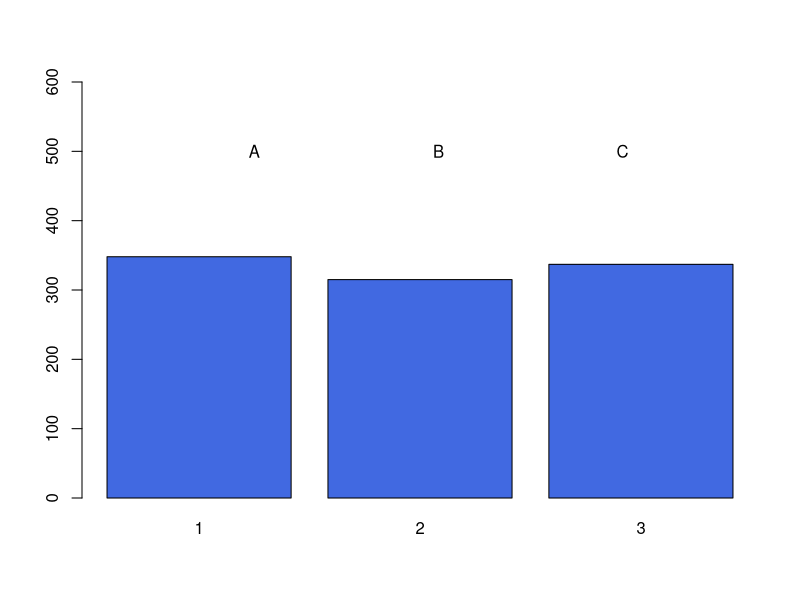
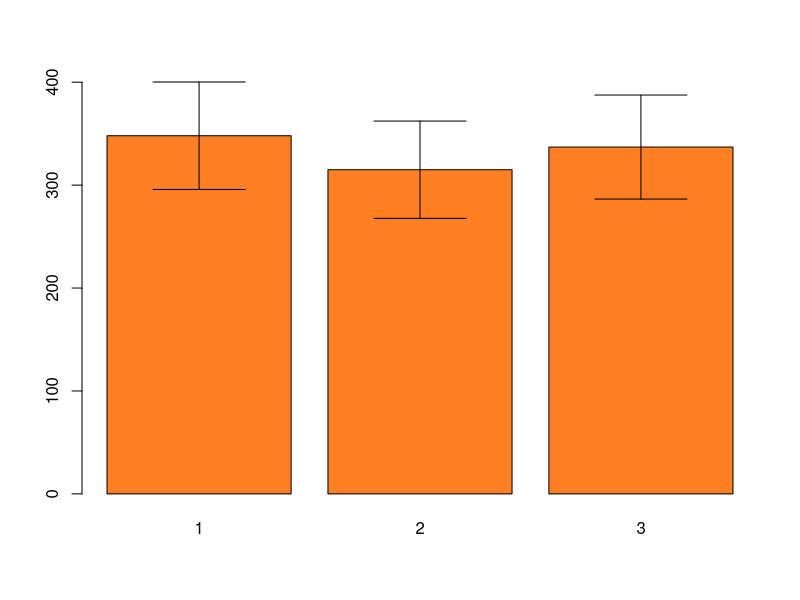
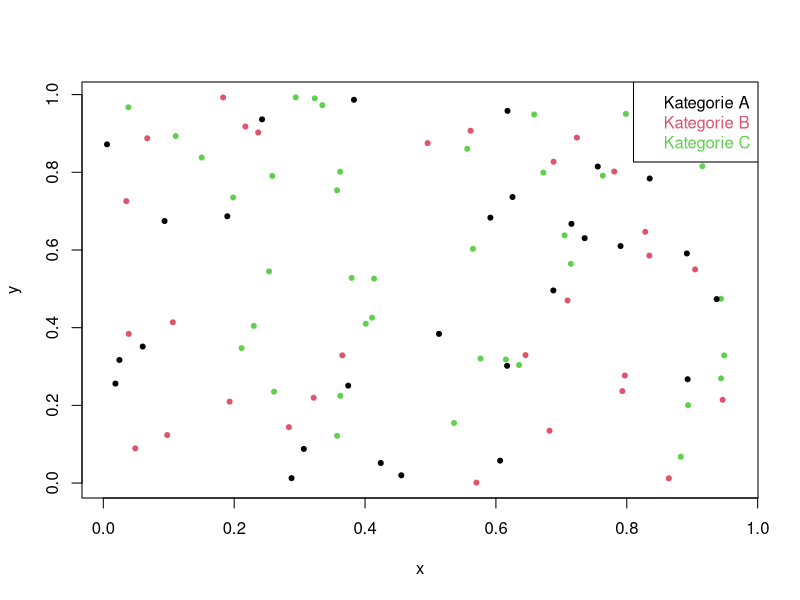
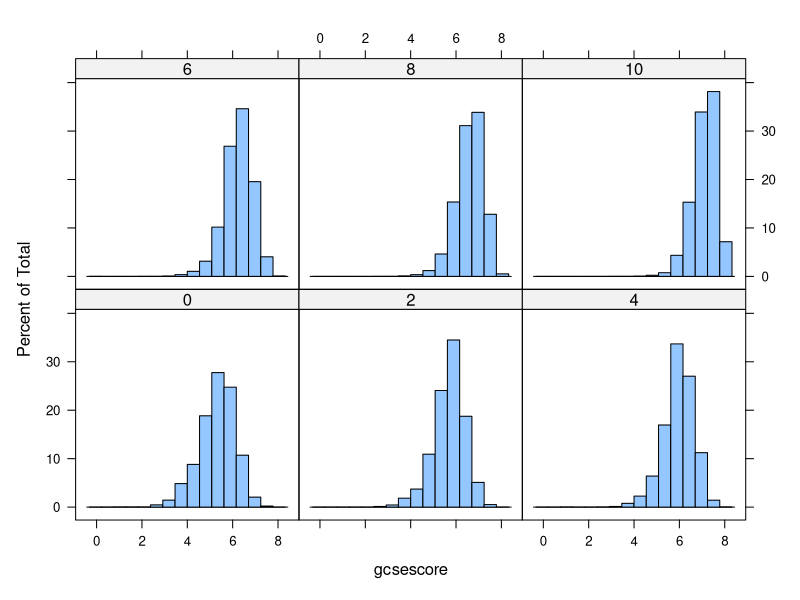
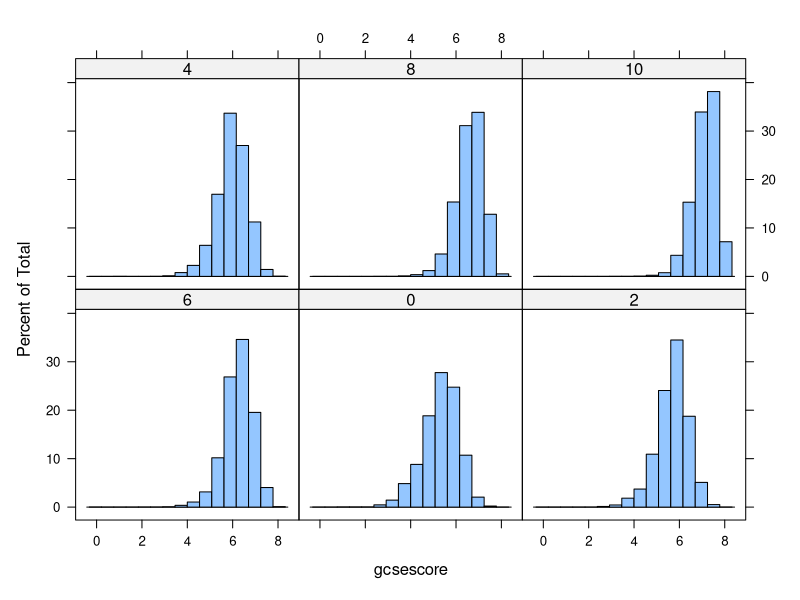

These charts were generated, in order, by the following R code:
## ---- chunk 1
knitr::opts_chunk$set(echo = TRUE)
## ---- chunk 2
.libPaths() 
## ---- chunk 3
ab <- sample(1:3,1000,replace=T)
tab_ab <- table(ab)
barplot(tab_ab,ylim=c(0,600),col="royalblue")
text(1,500,"A")
text(2,500,"B")
text(3,500,"C")
## ---- chunk 4
library(gplots)
## ---- chunk 5
ci.l <- tab_ab * 0.85
ci.u <- tab_ab * 1.15
barplot2(tab_ab, plot.ci = TRUE, ci.l = ci.l, ci.u = ci.u,
         col="chocolate1")
## ---- chunk 6
x <- runif(100)
y <- runif(100)
z <- sample(1:3,100,T)
## ---- chunk 7
plot(x,y,col=z,pch=20)
legend("topright",c("Kategorie A","Kategorie B","Kategorie C"),text.col = 1:3)
## ---- chunk 8
library(lattice)
library(mlmRev)
data(Chem97)
histogram(~ gcsescore | factor(score),data = Chem97)
## ---- chunk 9
histogram(~ gcsescore | factor(score),data = Chem97,
index.cond=list(c(4,1,2,3,5,6)))
